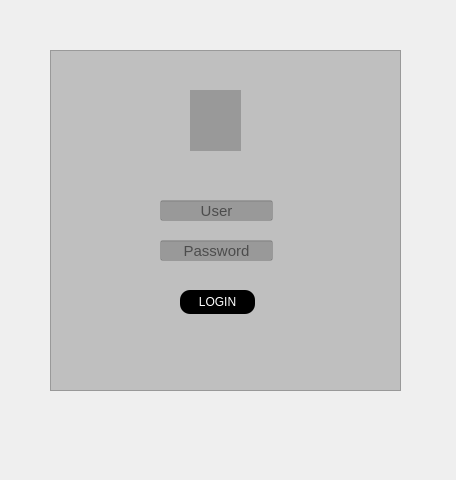
<?xml version="1.0" encoding="UTF-8"?>
<ui version="4.0">
 <class>Form</class>
 <widget class="QWidget" name="Form">
  <property name="geometry">
   <rect>
    <x>0</x>
    <y>0</y>
    <width>456</width>
    <height>480</height>
   </rect>
  </property>
  <property name="windowTitle">
   <string>Form</string>
  </property>
  <widget class="QFrame" name="frame">
   <property name="geometry">
    <rect>
     <x>50</x>
     <y>50</y>
     <width>351</width>
     <height>341</height>
    </rect>
   </property>
   <property name="styleSheet">
    <string notr="true">background-color: rgba(0, 0, 0,0.2);</string>
   </property>
   <property name="frameShape">
    <enum>QFrame::Shape::StyledPanel</enum>
   </property>
   <property name="frameShadow">
    <enum>QFrame::Shadow::Raised</enum>
   </property>
   <widget class="QLineEdit" name="txt_user">
    <property name="geometry">
     <rect>
      <x>110</x>
      <y>150</y>
      <width>113</width>
      <height>21</height>
     </rect>
    </property>
    <property name="font">
     <font>
      <pointsize>11</pointsize>
     </font>
    </property>
    <property name="alignment">
     <set>Qt::AlignmentFlag::AlignCenter</set>
    </property>
    <property name="placeholderText">
     <string>User</string>
    </property>
   </widget>
   <widget class="QLineEdit" name="txt_password">
    <property name="geometry">
     <rect>
      <x>110</x>
      <y>190</y>
      <width>113</width>
      <height>21</height>
     </rect>
    </property>
    <property name="font">
     <font>
      <pointsize>11</pointsize>
     </font>
    </property>
    <property name="echoMode">
     <enum>QLineEdit::EchoMode::Password</enum>
    </property>
    <property name="alignment">
     <set>Qt::AlignmentFlag::AlignCenter</set>
    </property>
    <property name="placeholderText">
     <string>Password</string>
    </property>
   </widget>
   <widget class="QPushButton" name="pushButton">
    <property name="geometry">
     <rect>
      <x>130</x>
      <y>240</y>
      <width>75</width>
      <height>24</height>
     </rect>
    </property>
    <property name="cursor">
     <cursorShape>PointingHandCursor</cursorShape>
    </property>
    <property name="styleSheet">
     <string notr="true">QPushButton{

	background-color: rgb(0, 0, 0);
	color: rgb(255, 255, 255);
	border-radius:10px

}
QPushButton:hover{
	background-color: rgb(255, 255, 255);
	color: rgb(0, 0, 0);
}</string>
    </property>
    <property name="text">
     <string>LOGIN</string>
    </property>
   </widget>
   <widget class="QLabel" name="label">
    <property name="geometry">
     <rect>
      <x>140</x>
      <y>40</y>
      <width>51</width>
      <height>61</height>
     </rect>
    </property>
    <property name="text">
     <string/>
    </property>
    <property name="pixmap">
     <pixmap>../../Downloads/icons8-login-50.png</pixmap>
    </property>
    <property name="scaledContents">
     <bool>true</bool>
    </property>
   </widget>
  </widget>
 </widget>
 <tabstops>
  <tabstop>txt_user</tabstop>
  <tabstop>txt_password</tabstop>
  <tabstop>pushButton</tabstop>
 </tabstops>
 <resources/>
 <connections/>
</ui>
